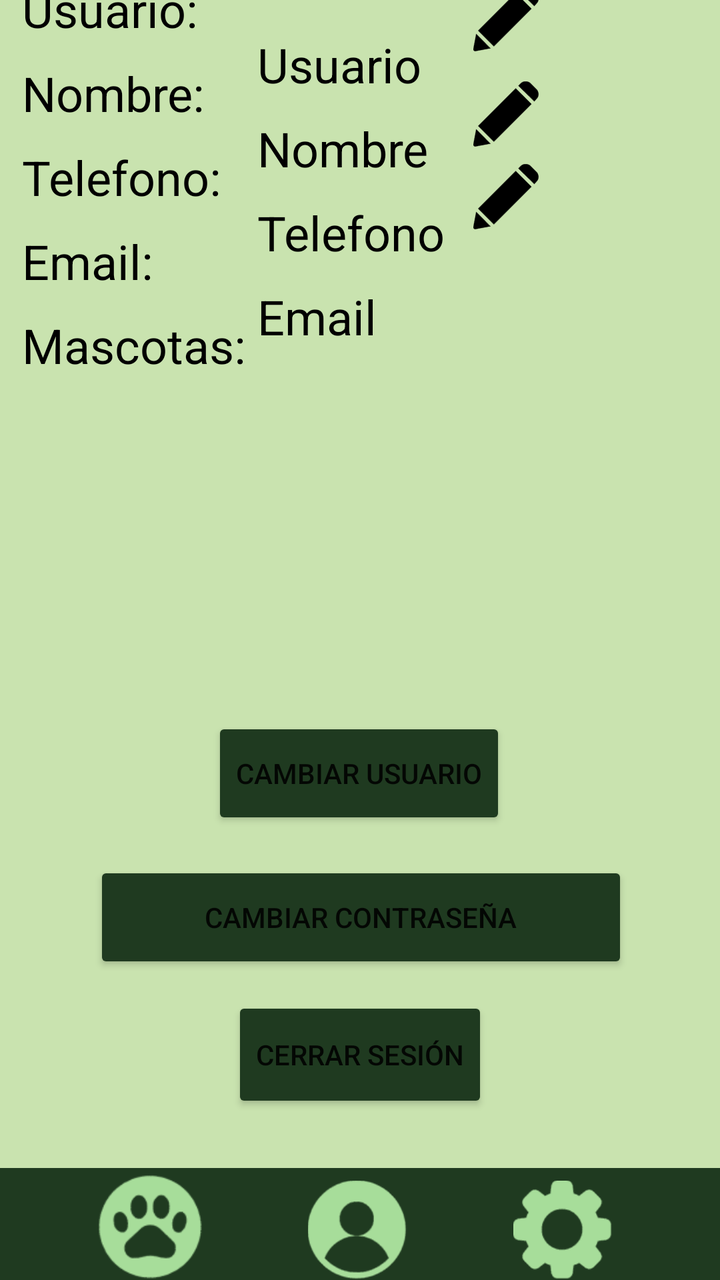
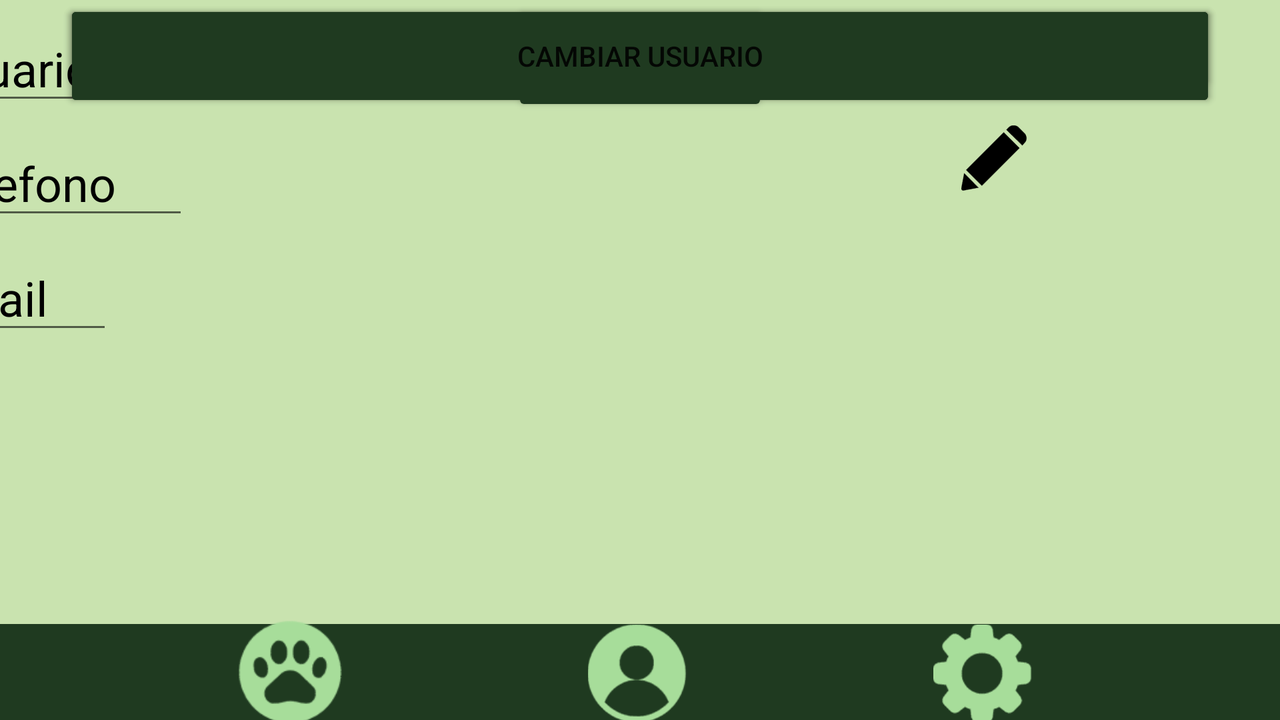

One screen, two layout resources from the same app: the default and the author's alternative for another configuration. Each is rendered where Android would select it; the XML of both is given below.
<!-- AndroidManifest.xml: application theme Theme.AppCompat.Light.NoActionBar -->
<!-- res/layout/activity_user.xml -->
<?xml version="1.0" encoding="utf-8"?>
<androidx.constraintlayout.widget.ConstraintLayout xmlns:android="http://schemas.android.com/apk/res/android"
    xmlns:app="http://schemas.android.com/apk/res-auto"
    xmlns:tools="http://schemas.android.com/tools"
    android:layout_width="match_parent"
    android:layout_height="match_parent"
    android:background="#C9E3AF"
    tools:context=".features.user.UserActivity">

    <LinearLayout
        android:id="@+id/linearEdit"
        android:layout_width="wrap_content"
        android:layout_height="wrap_content"
        android:orientation="vertical"
        app:layout_constraintBottom_toBottomOf="@+id/linear"
        app:layout_constraintEnd_toEndOf="parent"
        app:layout_constraintHorizontal_bias="0.0"
        app:layout_constraintStart_toEndOf="@+id/linear"
        app:layout_constraintTop_toTopOf="parent"
        app:layout_constraintVertical_bias="0.393">

        <TextView
            android:id="@+id/Username_U"
            android:layout_width="104dp"
            android:layout_height="34dp"
            android:layout_marginTop="8dp"
            android:text="Usuario"
            android:textColor="#000000"
            android:textSize="24sp"
            app:layout_constraintBottom_toTopOf="@+id/toolbar2"
            app:layout_constraintEnd_toEndOf="@+id/toolbar2"
            app:layout_constraintHorizontal_bias="0.539"
            app:layout_constraintStart_toStartOf="parent"
            app:layout_constraintTop_toTopOf="parent"
            app:layout_constraintVertical_bias="0.0" />

        <TextView
            android:id="@+id/userName_U"
            android:layout_width="104dp"
            android:layout_height="34dp"
            android:layout_marginTop="8dp"
            android:text="Nombre"
            android:textColor="#000000"
            android:textSize="24sp"
            app:layout_constraintBottom_toTopOf="@+id/toolbar2"
            app:layout_constraintEnd_toEndOf="@+id/toolbar2"
            app:layout_constraintHorizontal_bias="0.539"
            app:layout_constraintStart_toStartOf="parent"
            app:layout_constraintTop_toTopOf="parent"
            app:layout_constraintVertical_bias="0.0" />

        <TextView
            android:id="@+id/userPhone_U"
            android:layout_width="wrap_content"
            android:layout_height="34dp"
            android:layout_marginTop="8dp"
            android:text="Telefono"
            android:textColor="#000000"
            android:textSize="24sp"
            app:layout_constraintBottom_toTopOf="@+id/toolbar2"
            app:layout_constraintEnd_toEndOf="@+id/toolbar2"
            app:layout_constraintHorizontal_bias="0.539"
            app:layout_constraintStart_toStartOf="parent"
            app:layout_constraintTop_toTopOf="parent"
            app:layout_constraintVertical_bias="0.0" />

        <TextView
            android:id="@+id/userEmail_U"
            android:layout_width="79dp"
            android:layout_height="34dp"
            android:layout_marginTop="8dp"
            android:text="Email"
            android:textColor="#000000"
            android:textSize="24sp"
            app:layout_constraintBottom_toTopOf="@+id/toolbar2"
            app:layout_constraintEnd_toEndOf="@+id/toolbar2"
            app:layout_constraintHorizontal_bias="0.539"
            app:layout_constraintStart_toStartOf="parent"
            app:layout_constraintTop_toTopOf="parent"
            app:layout_constraintVertical_bias="0.0" />

    </LinearLayout>

    <Button
        android:id="@+id/changePwButton"
        android:layout_width="267dp"
        android:layout_height="56dp"
        android:layout_marginStart="32dp"
        android:layout_marginLeft="32dp"
        android:layout_marginTop="6dp"
        android:layout_marginEnd="32dp"
        android:layout_marginRight="32dp"
        android:onClick="changePw_U"
        android:text="Cambiar contraseña"
        app:backgroundTint="#1F3A20"
        app:layout_constraintBottom_toTopOf="@+id/logoutUserButton"
        app:layout_constraintEnd_toEndOf="parent"
        app:layout_constraintHorizontal_bias="0.512"
        app:layout_constraintStart_toStartOf="parent"
        app:layout_constraintTop_toBottomOf="@+id/changeUserButton" />

    <Button
        android:id="@+id/logoutUserButton"
        android:layout_width="wrap_content"
        android:layout_height="58dp"
        android:layout_marginTop="8dp"
        android:layout_marginBottom="24dp"
        android:onClick="logOut_U"
        android:text="Cerrar sesión"
        app:backgroundTint="#1F3A20"
        app:layout_constraintBottom_toTopOf="@+id/toolbar5"
        app:layout_constraintEnd_toEndOf="parent"
        app:layout_constraintStart_toStartOf="parent"
        app:layout_constraintTop_toBottomOf="@+id/changePwButton" />

    <androidx.appcompat.widget.Toolbar
        android:id="@+id/toolbar5"
        android:layout_width="409dp"
        android:layout_height="wrap_content"
        android:background="?attr/colorPrimary"
        android:minHeight="?attr/actionBarSize"
        android:theme="?attr/actionBarTheme"
        app:layout_constraintBottom_toBottomOf="parent"
        app:layout_constraintEnd_toEndOf="parent"
        app:layout_constraintHorizontal_bias="0.0"
        app:layout_constraintStart_toStartOf="parent"
        app:layout_constraintTop_toTopOf="parent"
        app:layout_constraintVertical_bias="1.0" />

    <androidx.appcompat.widget.Toolbar
        android:id="@+id/toolbar"
        android:layout_width="0dp"
        android:layout_height="wrap_content"
        android:background="#1F3A20"
        android:minHeight="?attr/actionBarSize"
        android:theme="?attr/actionBarTheme"
        app:layout_constraintBottom_toBottomOf="parent"
        app:layout_constraintEnd_toEndOf="parent"
        app:layout_constraintStart_toStartOf="parent"
        app:layout_constraintTop_toTopOf="parent"
        app:layout_constraintVertical_bias="1.0" />

    <ImageButton
        android:id="@+id/settingsButton"
        android:layout_width="wrap_content"
        android:layout_height="wrap_content"
        android:layout_marginStart="8dp"
        android:layout_marginLeft="8dp"
        android:layout_marginTop="1dp"
        android:layout_marginEnd="8dp"
        android:layout_marginRight="8dp"
        android:layout_marginBottom="1dp"
        android:background="#00FFFFFF"
        android:onClick="goToSettings_U"
        android:scaleType="centerInside"
        android:scaleX="1.5"
        android:scaleY="1.5"
        android:tint="#A7DD9A"
        app:layout_constraintBottom_toBottomOf="parent"
        app:layout_constraintEnd_toEndOf="parent"
        app:layout_constraintHorizontal_bias="0.696"
        app:layout_constraintStart_toEndOf="@id/userInfoButton"
        app:layout_constraintTop_toTopOf="@+id/toolbar"
        app:layout_constraintVertical_bias="0.736"
        app:srcCompat="@drawable/ic_settings"
        tools:ignore="VectorDrawableCompat" />

    <ImageButton
        android:id="@+id/userInfoButton"
        android:layout_width="wrap_content"
        android:layout_height="wrap_content"
        android:layout_marginStart="8dp"
        android:layout_marginLeft="8dp"
        android:layout_marginTop="1dp"
        android:layout_marginEnd="8dp"
        android:layout_marginRight="8dp"
        android:layout_marginBottom="1dp"
        android:background="#00FFFFFF"
        android:scaleType="centerInside"
        android:scaleX="1.5"
        android:scaleY="1.5"
        android:tint="#A7DD9A"
        app:layout_constraintBottom_toBottomOf="parent"
        app:layout_constraintEnd_toStartOf="@+id/settingsButton"
        app:layout_constraintStart_toEndOf="@+id/mainActButton"
        app:layout_constraintTop_toTopOf="@+id/toolbar"
        app:layout_constraintVertical_bias="0.736"
        app:srcCompat="@drawable/ic_user"
        tools:ignore="VectorDrawableCompat" />

    <ImageButton
        android:id="@+id/mainActButton"
        android:layout_width="wrap_content"
        android:layout_height="wrap_content"
        android:layout_marginStart="8dp"
        android:layout_marginLeft="8dp"
        android:layout_marginTop="1dp"
        android:layout_marginEnd="8dp"
        android:layout_marginRight="8dp"
        android:layout_marginBottom="1dp"
        android:background="#00FFFFFF"
        android:onClick="goToMain_U"
        android:scaleType="centerInside"
        android:scaleX="1.75"
        android:scaleY="1.75"
        android:tint="#A7DD9A"
        app:layout_constraintBottom_toBottomOf="parent"
        app:layout_constraintEnd_toStartOf="@+id/userInfoButton"
        app:layout_constraintStart_toStartOf="parent"
        app:layout_constraintTop_toTopOf="@+id/toolbar"
        app:layout_constraintVertical_bias="0.684"
        app:srcCompat="@drawable/ic_paw"
        tools:ignore="VectorDrawableCompat" />

    <LinearLayout
        android:id="@+id/linear"
        android:layout_width="wrap_content"
        android:layout_height="wrap_content"
        android:layout_marginEnd="32dp"
        android:layout_marginRight="32dp"
        android:layout_marginBottom="416dp"
        android:orientation="vertical"
        app:layout_constraintBottom_toTopOf="@+id/toolbar5"
        app:layout_constraintEnd_toEndOf="parent"
        app:layout_constraintHorizontal_bias="0.053"
        app:layout_constraintStart_toStartOf="parent"
        app:layout_constraintTop_toTopOf="parent">

        <TextView
            android:id="@+id/Username_"
            android:layout_width="104dp"
            android:layout_height="34dp"
            android:layout_marginTop="8dp"
            android:text="Usuario:"
            android:textColor="#000000"
            android:textSize="24sp"
            app:layout_constraintBottom_toTopOf="@+id/toolbar2"
            app:layout_constraintEnd_toEndOf="@+id/toolbar2"
            app:layout_constraintHorizontal_bias="0.539"
            app:layout_constraintStart_toStartOf="parent"
            app:layout_constraintTop_toTopOf="parent"
            app:layout_constraintVertical_bias="0.0" />

        <TextView
            android:id="@+id/userName_"
            android:layout_width="104dp"
            android:layout_height="34dp"
            android:layout_marginTop="8dp"
            android:text="Nombre:"
            android:textColor="#000000"
            android:textSize="24sp"
            app:layout_constraintBottom_toTopOf="@+id/toolbar2"
            app:layout_constraintEnd_toEndOf="@+id/toolbar2"
            app:layout_constraintHorizontal_bias="0.539"
            app:layout_constraintStart_toStartOf="parent"
            app:layout_constraintTop_toTopOf="parent"
            app:layout_constraintVertical_bias="0.0" />

        <TextView
            android:id="@+id/userPhone_"
            android:layout_width="wrap_content"
            android:layout_height="34dp"
            android:layout_marginTop="8dp"
            android:text="Telefono:"
            android:textColor="#000000"
            android:textSize="24sp"
            app:layout_constraintBottom_toTopOf="@+id/toolbar2"
            app:layout_constraintEnd_toEndOf="@+id/toolbar2"
            app:layout_constraintHorizontal_bias="0.539"
            app:layout_constraintStart_toStartOf="parent"
            app:layout_constraintTop_toTopOf="parent"
            app:layout_constraintVertical_bias="0.0" />

        <TextView
            android:id="@+id/userEmail_"
            android:layout_width="79dp"
            android:layout_height="34dp"
            android:layout_marginTop="8dp"
            android:text="Email:"
            android:textColor="#000000"
            android:textSize="24sp"
            app:layout_constraintBottom_toTopOf="@+id/toolbar2"
            app:layout_constraintEnd_toEndOf="@+id/toolbar2"
            app:layout_constraintHorizontal_bias="0.539"
            app:layout_constraintStart_toStartOf="parent"
            app:layout_constraintTop_toTopOf="parent"
            app:layout_constraintVertical_bias="0.0" />

        <TextView
            android:id="@+id/textView13"
            android:layout_width="wrap_content"
            android:layout_height="wrap_content"
            android:layout_marginTop="8dp"
            android:text="Mascotas: "
            android:textColor="#000000"
            android:textSize="24sp"
            app:layout_constraintBottom_toTopOf="@+id/toolbar2"
            app:layout_constraintEnd_toEndOf="@+id/toolbar2"
            app:layout_constraintHorizontal_bias="0.539"
            app:layout_constraintStart_toStartOf="parent"
            app:layout_constraintTop_toTopOf="parent"
            app:layout_constraintVertical_bias="0.0" />

    </LinearLayout>

    <Button
        android:id="@+id/changeUserButton"
        android:layout_width="wrap_content"
        android:layout_height="56dp"
        android:layout_marginStart="32dp"
        android:layout_marginLeft="32dp"
        android:layout_marginTop="5dp"
        android:layout_marginEnd="32dp"
        android:layout_marginRight="32dp"
        android:layout_marginBottom="6dp"
        android:onClick="changeUser_U"
        android:text="Cambiar usuario"
        app:backgroundTint="#1F3A20"
        app:layout_constraintBottom_toTopOf="@+id/changePwButton"
        app:layout_constraintEnd_toEndOf="parent"
        app:layout_constraintHorizontal_bias="0.497"
        app:layout_constraintStart_toStartOf="parent"
        app:layout_constraintTop_toBottomOf="@+id/scrollView2" />

    <LinearLayout
        android:id="@+id/scrollView2"
        android:layout_width="380dp"
        android:layout_height="153dp"
        android:layout_marginStart="22dp"
        android:layout_marginLeft="22dp"
        android:layout_marginEnd="25dp"
        android:layout_marginRight="25dp"
        android:layout_marginBottom="5dp"
        android:orientation="vertical"
        app:layout_constraintBottom_toTopOf="@+id/changeUserButton"
        app:layout_constraintEnd_toEndOf="parent"
        app:layout_constraintHorizontal_bias="0.538"
        app:layout_constraintStart_toStartOf="parent"
        app:layout_constraintTop_toBottomOf="@+id/linear"
        app:layout_constraintVertical_bias="0.0">

        <androidx.recyclerview.widget.RecyclerView
            android:layout_width="match_parent"
            android:layout_height="match_parent" />
    </LinearLayout>

    <LinearLayout
        android:layout_width="52dp"
        android:layout_height="130dp"
        android:layout_marginStart="108dp"
        android:layout_marginLeft="108dp"
        android:layout_marginEnd="113dp"
        android:layout_marginRight="113dp"
        android:layout_marginBottom="76dp"
        android:orientation="vertical"
        app:layout_constraintBottom_toTopOf="@+id/scrollView2"
        app:layout_constraintEnd_toEndOf="parent"
        app:layout_constraintHorizontal_bias="0.0"
        app:layout_constraintStart_toEndOf="@+id/linear"
        app:layout_constraintTop_toTopOf="@+id/linearEdit"
        app:layout_constraintVertical_bias="0.974">

        <ImageButton
            android:id="@+id/userName_UButton"
            android:layout_width="wrap_content"
            android:layout_height="47dp"
            android:background="#00FFFFFF"
            android:onClick="goToMain_U"
            android:scaleType="centerInside"
            android:scaleX="1"
            android:scaleY="1"
            android:tint="#000000"
            app:srcCompat="@drawable/ic_edit"
            tools:ignore="VectorDrawableCompat" />

        <ImageButton
            android:id="@+id/userPhone_UButton"
            android:layout_width="wrap_content"
            android:layout_height="48dp"
            android:background="#00FFFFFF"
            android:onClick="goToMain_U"
            android:scaleType="centerInside"
            android:scaleX="1"
            android:scaleY="1"
            android:tint="#000000"
            app:srcCompat="@drawable/ic_edit"
            tools:ignore="VectorDrawableCompat" />

        <ImageButton
            android:id="@+id/userEmail_UButton"
            android:layout_width="wrap_content"
            android:layout_height="wrap_content"
            android:background="#00FFFFFF"
            android:onClick="goToMain_U"
            android:scaleType="centerInside"
            android:scaleX="1"
            android:scaleY="1"
            android:tint="#000000"
            app:srcCompat="@drawable/ic_edit"
            tools:ignore="VectorDrawableCompat" />
    </LinearLayout>

</androidx.constraintlayout.widget.ConstraintLayout>
<!-- resources referenced by this layout -->
<resources>
  <!-- drawable ic_edit: vector/xml drawable (drawable, 21411 chars, omitted) -->
  <!-- drawable ic_paw: vector/xml drawable (drawable, 63422 chars, omitted) -->
  <!-- drawable ic_settings: vector/xml drawable (drawable, 60420 chars, omitted) -->
  <!-- drawable ic_user: vector/xml drawable (drawable, 84325 chars, omitted) -->
</resources>
<!-- res/layout-land/activity_user.xml (the author's variant of the layout above) -->
<!-- drawn on the phone turned sideways -->
<?xml version="1.0" encoding="utf-8"?>
<androidx.constraintlayout.widget.ConstraintLayout xmlns:android="http://schemas.android.com/apk/res/android"
    xmlns:app="http://schemas.android.com/apk/res-auto"
    xmlns:tools="http://schemas.android.com/tools"
    android:layout_width="match_parent"
    android:layout_height="match_parent"
    android:background="#C9E3AF"
    tools:context=".features.user.UserActivity">

    <ScrollView
        android:layout_width="720dp"
        android:layout_height="284dp"
        app:layout_constraintBottom_toTopOf="@+id/logoutButton"
        app:layout_constraintEnd_toEndOf="parent"
        app:layout_constraintStart_toStartOf="parent"
        app:layout_constraintTop_toTopOf="parent">

        <LinearLayout
            android:id="@+id/linearEdit"
            android:layout_width="match_parent"
            android:layout_height="wrap_content"
            android:orientation="vertical">

            <EditText
                android:id="@+id/Username_U"
                android:layout_width="134dp"
                android:layout_height="wrap_content"
                android:layout_marginTop="8dp"
                android:text="Usuario"
                android:textColor="#000000"
                android:textSize="24sp" />

            <EditText
                android:id="@+id/userPhone_U"
                android:layout_width="134dp"
                android:layout_height="wrap_content"
                android:layout_marginTop="8dp"
                android:text="Telefono"
                android:textColor="#000000"
                android:textSize="24sp" />

            <EditText
                android:id="@+id/userEmail_U"
                android:layout_width="96dp"
                android:layout_height="wrap_content"
                android:layout_marginTop="8dp"
                android:text="Email"
                android:textColor="#000000"
                android:textSize="24sp" />

            <TextView
                android:id="@+id/petsTxt"
                android:layout_width="match_parent"
                android:layout_height="wrap_content" />

        </LinearLayout>
    </ScrollView>

    <Button
        android:id="@+id/changePwButton"
        android:layout_width="0dp"
        android:layout_height="wrap_content"
        android:layout_marginStart="32dp"
        android:layout_marginEnd="32dp"
        android:onClick="changePw_U"
        android:text="Cambiar contraseña"
        app:backgroundTint="#1F3A20"
        app:layout_constraintBottom_toTopOf="@+id/logoutUserButton"
        app:layout_constraintEnd_toEndOf="parent"
        app:layout_constraintHorizontal_bias="0.512"
        app:layout_constraintStart_toStartOf="parent"
        app:layout_constraintTop_toBottomOf="@+id/changeUserButton" />

    <Button
        android:id="@+id/logoutUserButton"
        android:layout_width="wrap_content"
        android:layout_height="58dp"
        android:layout_marginTop="8dp"
        android:layout_marginBottom="24dp"
        android:onClick="logOut_U"
        android:text="Cerrar sesión"
        app:backgroundTint="#1F3A20"
        app:layout_constraintBottom_toTopOf="@+id/toolbar5"
        app:layout_constraintEnd_toEndOf="parent"
        app:layout_constraintStart_toStartOf="parent"
        app:layout_constraintTop_toBottomOf="@+id/changePwButton" />

    <androidx.appcompat.widget.Toolbar
        android:id="@+id/toolbar5"
        android:layout_width="409dp"
        android:layout_height="wrap_content"
        android:background="?attr/colorPrimary"
        android:minHeight="?attr/actionBarSize"
        android:theme="?attr/actionBarTheme"
        app:layout_constraintBottom_toBottomOf="parent"
        app:layout_constraintEnd_toEndOf="parent"
        app:layout_constraintHorizontal_bias="0.0"
        app:layout_constraintStart_toStartOf="parent"
        app:layout_constraintTop_toTopOf="parent"
        app:layout_constraintVertical_bias="1.0" />

    <androidx.appcompat.widget.Toolbar
        android:id="@+id/toolbar"
        android:layout_width="0dp"
        android:layout_height="wrap_content"
        android:background="#1F3A20"
        android:minHeight="?attr/actionBarSize"
        android:theme="?attr/actionBarTheme"
        app:layout_constraintBottom_toBottomOf="parent"
        app:layout_constraintEnd_toEndOf="parent"
        app:layout_constraintStart_toStartOf="parent"
        app:layout_constraintTop_toTopOf="parent"
        app:layout_constraintVertical_bias="1.0" />

    <ImageButton
        android:id="@+id/settingsButton"
        android:layout_width="wrap_content"
        android:layout_height="wrap_content"
        android:layout_marginStart="8dp"
        android:layout_marginTop="1dp"
        android:layout_marginEnd="8dp"
        android:layout_marginBottom="1dp"
        android:background="#00FFFFFF"
        android:onClick="goToSettings_U"
        android:scaleType="centerInside"
        android:scaleX="1.5"
        android:scaleY="1.5"
        android:tint="#A7DD9A"
        app:layout_constraintBottom_toBottomOf="parent"
        app:layout_constraintEnd_toEndOf="parent"
        app:layout_constraintHorizontal_bias="0.696"
        app:layout_constraintStart_toEndOf="@id/userInfoButton"
        app:layout_constraintTop_toTopOf="@+id/toolbar"
        app:layout_constraintVertical_bias="0.736"
        app:srcCompat="@drawable/ic_settings"
        tools:ignore="VectorDrawableCompat,SpeakableTextPresentCheck" />

    <ImageButton
        android:id="@+id/userInfoButton"
        android:layout_width="wrap_content"
        android:layout_height="wrap_content"
        android:layout_marginStart="8dp"
        android:layout_marginTop="1dp"
        android:layout_marginEnd="8dp"
        android:layout_marginBottom="1dp"
        android:background="#00FFFFFF"
        android:scaleType="centerInside"
        android:scaleX="1.5"
        android:scaleY="1.5"
        android:tint="#A7DD9A"
        app:layout_constraintBottom_toBottomOf="parent"
        app:layout_constraintEnd_toStartOf="@+id/settingsButton"
        app:layout_constraintStart_toEndOf="@+id/mainActButton"
        app:layout_constraintTop_toTopOf="@+id/toolbar"
        app:layout_constraintVertical_bias="0.736"
        app:srcCompat="@drawable/ic_user"
        tools:ignore="VectorDrawableCompat,SpeakableTextPresentCheck" />

    <ImageButton
        android:id="@+id/mainActButton"
        android:layout_width="wrap_content"
        android:layout_height="wrap_content"
        android:layout_marginStart="8dp"
        android:layout_marginTop="1dp"
        android:layout_marginEnd="8dp"
        android:layout_marginBottom="1dp"
        android:background="#00FFFFFF"
        android:onClick="goToMain_U"
        android:scaleType="centerInside"
        android:scaleX="1.75"
        android:scaleY="1.75"
        android:tint="#A7DD9A"
        app:layout_constraintBottom_toBottomOf="parent"
        app:layout_constraintEnd_toStartOf="@+id/userInfoButton"
        app:layout_constraintStart_toStartOf="parent"
        app:layout_constraintTop_toTopOf="@+id/toolbar"
        app:layout_constraintVertical_bias="0.684"
        app:srcCompat="@drawable/ic_paw"
        tools:ignore="VectorDrawableCompat,SpeakableTextPresentCheck" />

    <Button
        android:id="@+id/petsButton"
        android:layout_width="0dp"
        android:layout_height="56dp"
        android:layout_marginStart="32dp"
        android:layout_marginTop="32dp"
        android:layout_marginEnd="32dp"
        android:layout_marginBottom="4dp"
        android:text="Ver Mascotas"
        app:backgroundTint="#1F3A20"
        app:layout_constraintBottom_toTopOf="@+id/changeUserButton"
        app:layout_constraintEnd_toEndOf="parent"
        app:layout_constraintStart_toStartOf="parent"
        app:layout_constraintTop_toBottomOf="@+id/linearEdit" />

    <Button
        android:id="@+id/changeUserButton"
        android:layout_width="0dp"
        android:layout_height="56dp"
        android:layout_marginStart="32dp"
        android:layout_marginTop="4dp"
        android:layout_marginEnd="32dp"
        android:layout_marginBottom="6dp"
        android:onClick="changeUser_U"
        android:text="Cambiar usuario"
        app:backgroundTint="#1F3A20"
        app:layout_constraintBottom_toTopOf="@+id/changePwButton"
        app:layout_constraintEnd_toEndOf="parent"
        app:layout_constraintHorizontal_bias="0.0"
        app:layout_constraintStart_toStartOf="parent"
        app:layout_constraintTop_toBottomOf="@+id/petsButton" />

    <LinearLayout
        android:layout_width="58dp"
        android:layout_height="wrap_content"
        android:layout_marginEnd="113dp"
        android:orientation="vertical"
        app:layout_constraintBottom_toBottomOf="@+id/linearEdit"
        app:layout_constraintEnd_toEndOf="parent"
        app:layout_constraintHorizontal_bias="0.0"
        app:layout_constraintStart_toEndOf="@+id/linearEdit"
        app:layout_constraintTop_toTopOf="@+id/linearEdit"
        app:layout_constraintVertical_bias="1.0">

        <ImageButton
            android:id="@+id/userPhone_UButton"
            android:layout_width="match_parent"
            android:layout_height="55dp"
            android:background="#00FFFFFF"
            android:onClick="goToMain_U"
            android:scaleType="centerInside"
            android:scaleX="1"
            android:scaleY="1"
            android:tint="#000000"
            app:srcCompat="@drawable/ic_edit"
            tools:ignore="VectorDrawableCompat,SpeakableTextPresentCheck" />

        <ImageButton
            android:id="@+id/userEmail_UButton"
            android:layout_width="match_parent"
            android:layout_height="50dp"
            android:background="#00FFFFFF"
            android:onClick="goToMain_U"
            android:scaleType="centerInside"
            android:scaleX="1"
            android:scaleY="1"
            android:tint="#000000"
            app:srcCompat="@drawable/ic_edit"
            tools:ignore="VectorDrawableCompat,SpeakableTextPresentCheck" />
    </LinearLayout>

</androidx.constraintlayout.widget.ConstraintLayout>
